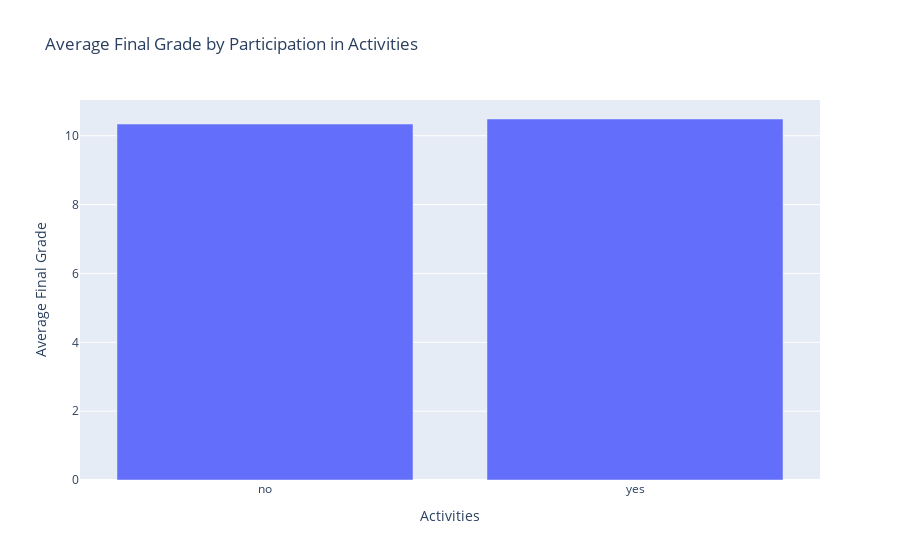

Source (notebook cell):
### Markdown cell above
Typically, the less absences a student has, the higher the final grade is. There are outliers, but it is clear the graph has a decline in final grade as the number of absences increase. This leads to the idea that since students have less absences, they are present to learn and absorb more information, leading them to perform better on tests, resulting in a higher final grade.

### Code cell
# averages final grade with respect to activities
new3_DF3= DF3.groupby('activities')['G3'].mean().reset_index()
# creates a bar graph with activities vs. final grade
fig = px.bar(new3_DF3,
                 x='activities',
                 y='G3',
                 title='Average Final Grade by Participation in Activities',
                 labels={'G3': 'Average Final Grade', 'activities': 'Activities'}
                  )   



fig.show()

### Figure 1 — Plotly figure (JSON) as saved in the notebook; plotly's stock layout.template omitted (floating-point values rounded to 4 significant figures)
{"data": [{"hovertemplate": "Activities=%{x}<br>Average Final Grade=%{y}<extra></extra>", "legendgroup": "", "marker": {"color": "#636efa", "pattern": {"shape": ""}}, "name": "", "orientation": "v", "showlegend": false, "textposition": "auto", "type": "bar", "x": ["no", "yes"], "xaxis": "x", "y": [10.34, 10.49], "yaxis": "y"}], "layout": {"barmode": "relative", "legend": {"tracegroupgap": 0}, "title": {"text": "Average Final Grade by Participation in Activities"}, "xaxis": {"anchor": "y", "domain": [0, 1], "title": {"text": "Activities"}}, "yaxis": {"anchor": "x", "domain": [0, 1], "title": {"text": "Average Final Grade"}}}}
